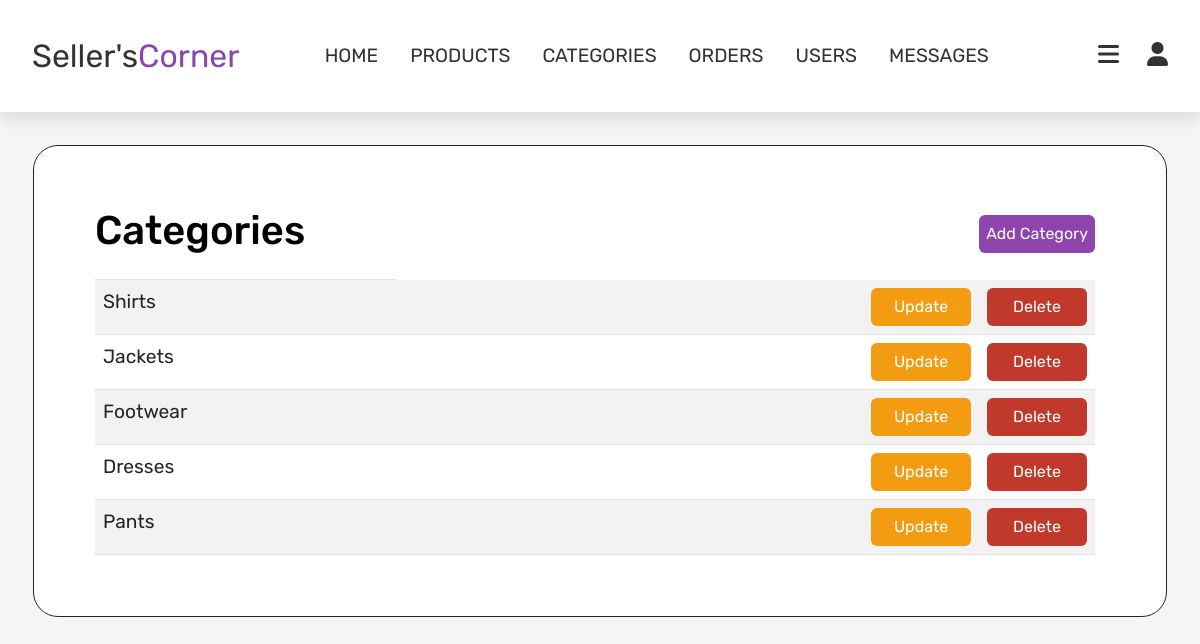
The page /admin_categories.php (signed in) on the database its author committed.
### tables this page shows
CREATE TABLE `category` (
  `category_id` int(100) NOT NULL,
  `category_name` varchar(100) NOT NULL
);

### admin_categories.php (the view, shortened to what this page needs)
<?php
include 'config.php';
?>
<!DOCTYPE html>
<html lang="en">
<head>
    <link rel="stylesheet" href="https://cdnjs.cloudflare.com/ajax/libs/font-awesome/6.0.0/css/all.min.css">
    <link rel="stylesheet" href="https://cdn.jsdelivr.net/npm/bootstrap@5.2.2/dist/css/bootstrap.min.css">
    <link rel="stylesheet" href="css/category_seperate_style.css">
</head>
<body>
    <?php include 'admin_header.php'; ?>
    <div class="container">
        <div class="border border-dark p-2">
            <div class="mob-table">
            <h1>Categories</h1>
            <a href="add_category.php" class="btn add">Add Category</a>
            <table class="table table-striped">
                <thead>
                    <tr>
                        <th></th>
                    </tr>
                </thead>
                <tbody>
                    <?php
                        $select_category = mysqli_query($conn, "SELECT * FROM `category`") or die('query failed');
                        if(mysqli_num_rows($select_category) > 0)
                            {
                                while($fetch_category = mysqli_fetch_assoc($select_category))
                                {
                                    echo
                                        "<tr>
                                            <td>" . $fetch_category['category_name'] . "</td>
                                            <td>
                                                <a href ='admin_categories.php?category_id=" . $fetch_category['category_id'] . " 'class='btn delete 'onclick='return confirm('Delete this Category?');'>Delete</a>
                                                <a href ='update_category.php?category_id=" . $fetch_category['category_id'] . " 'class='btn update' >Update</a>
                                            </td>
                                        </tr>";
                                }
                        }else{
                                    echo '<p class="empty">No categories added yet!</p>';
                                }
                    ?>
                </tbody>
            </table>
            </div>
        </div>
    </div>
</body>
</html>

### css/category_seperate_style.css (style rules this page uses)
:root { --purple:#8e44ad; --red:#c0392b; --orange:#f39c12; --black:#333; --white:#fff; --light-color:#666; --light-white:#ccc; --light-bg:#f5f5f5; --border:.1rem solid var(--black); --box-shadow:0 .5rem 1rem rgba(0,0,0,.1); }
* { font-family: 'Rubik', sans-serif; margin: 0; padding: 0; box-sizing: border-box; outline: none; border:none; text-decoration: none; transition:all .2s linear; }
body { display: relative; justify-content: center; align-items: center; height: 100vh; background-color: var(--light-bg); }
.p-2 { border-radius: 25px; color: black; background-color: var(--white); }
.mob-table { max-width: 1000px; padding: 0px 25; margin: 30px 0; border-radius: 3px; margin: 53px; }
h1 { float: left; }
.add { background-color: var(--purple); color:white; float: right; margin-top: 8px; }
.delete { float: right; background-color: var(--red); color:white; }
.update { float: right; background-color: var(--orange); color:white; margin-right: 1rem; }
.btn { padding: 6px; min-width: 100px; }
td { font-size: 1.2rem; }
.container { position: relative; display: block; justify-content: center; gap:1.5rem; max-width: 1200px; margin: 0 auto; padding: 33px; }

### rows shown on the page
category: category_name "Shirts"
category: category_name "Jackets"
category: category_name "Footwear"
category: category_name "Dresses"
category: category_name "Pants"
